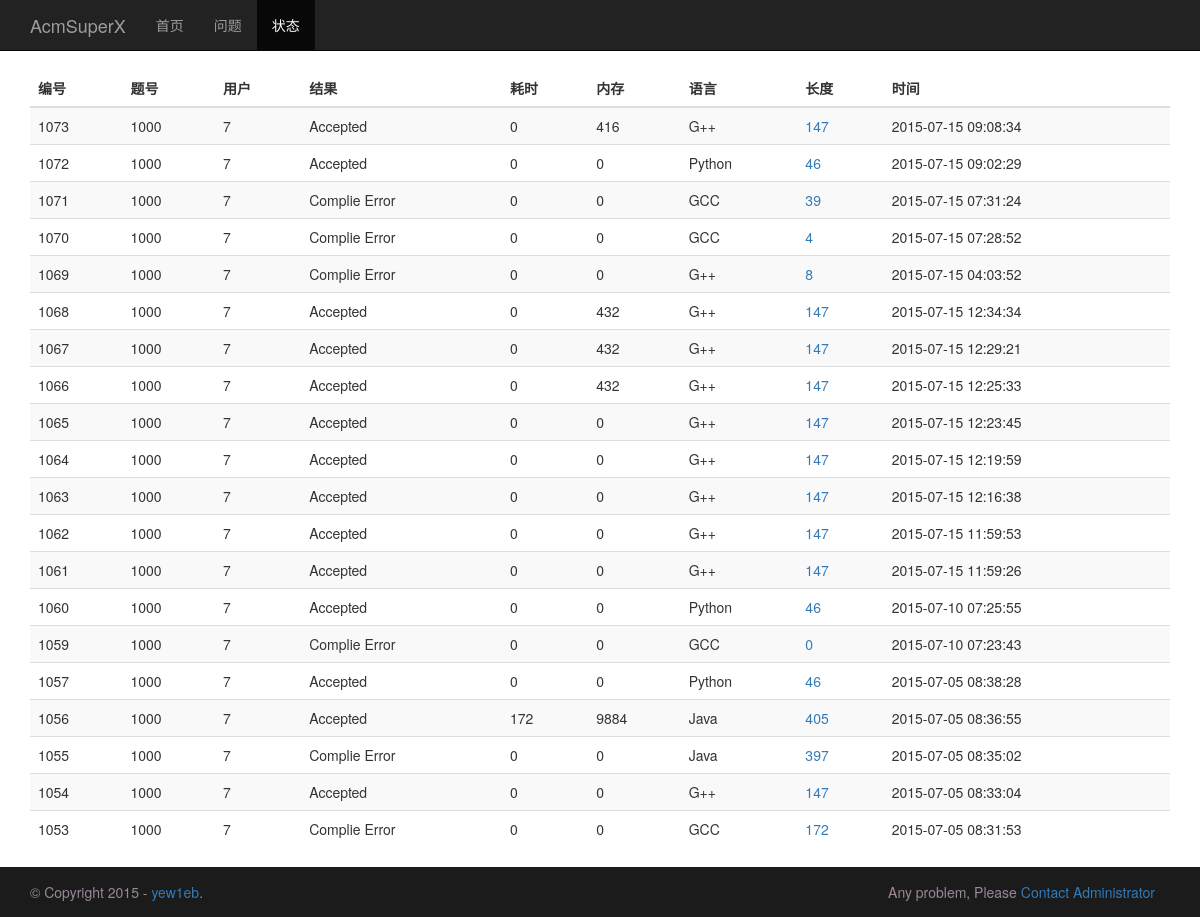
Page /AcmSuperX/status.php on the earlier database version.
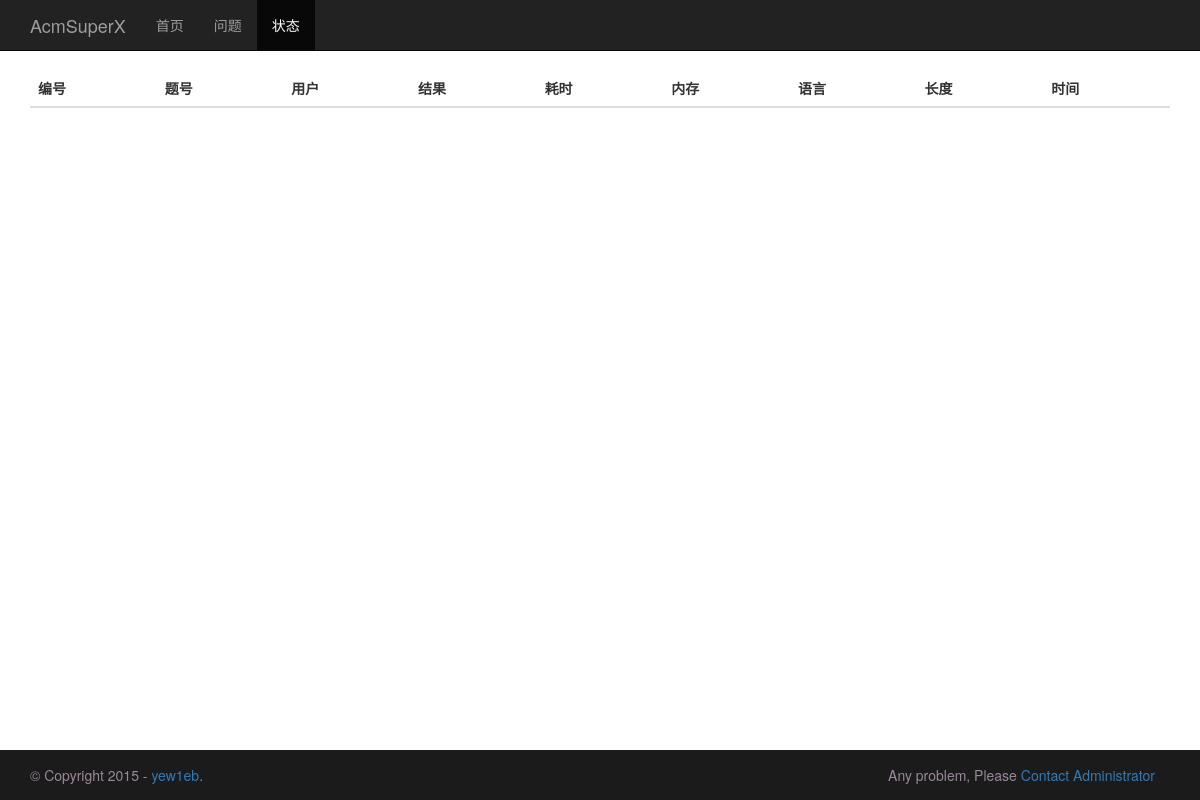
Same page on the later database version.
### tables this page shows
CREATE TABLE IF NOT EXISTS `solution` (
`solution_id` int(11) NOT NULL,
  `problem_id` int(11) NOT NULL DEFAULT '0',
  `user_id` char(48) NOT NULL,
  `time` int(11) NOT NULL DEFAULT '0',
  `memory` int(11) NOT NULL DEFAULT '0',
  `in_date` datetime NOT NULL DEFAULT '1970-01-01 00:00:00',
  `result` smallint(6) NOT NULL DEFAULT '11',
  `language` int(10) unsigned NOT NULL DEFAULT '0',
  `ip` char(15) NOT NULL,
  `contest_id` int(11) DEFAULT NULL,
  `valid` tinyint(4) NOT NULL DEFAULT '1',
  `num` tinyint(4) NOT NULL DEFAULT '-1',
  `code_length` int(11) NOT NULL DEFAULT '0',
  `judgetime` timestamp NULL DEFAULT CURRENT_TIMESTAMP,
  `pass_rate` decimal(2,2) unsigned NOT NULL DEFAULT '0.00'
);

### AcmSuperX/db.class.php (called while the page is built, shortened)
<?php
class ms_new_mysql {
    private $dbHost;
    private $dbUser;
    private $dbPassword;
    private $dbConn;
    private $coding;
    private $pcon;
    public function __construct($dbHost, $dbUser, $dbPassword, $dbTable, $pre, $coding, $pcon) {
        $this->dbHost = $dbHost;
        $this->dbUser = $dbUser;
        $this->dbPassword = $dbPassword;
        $this->coding = $coding;
        $this->pcon = $pcon;
    }
    public function connect() {
        $this->dbConn = mysql_connect($this->dbHost, $this->dbUser, $this->dbPassword, $this->pcon);
        if ($this->version() > '4.1') {
            $serverset = $this->coding ? "character_set_connection='$this->coding',character_set_results='$this->coding',character_set_client=binary" : '';
            $serverset .= $this->version() > '5.0.1' ? ((empty($serverset) ? '' : ',') . " sql_mode='' ") : '';
        }
        return $this->dbConn;
    }
    public function select_db($dbTable) {
        if (!@mysql_select_db($dbTable, $this->dbConn)) {
            $this->halt("没有" . $dbTable . "这个数据库");
            return false;
        } else {
            return true;
        }
    }
    public function query($sql, $type = '') {
        if ($query = mysql_query($sql, $this->dbConn)) {
            return $query;
        } else {
            $this->halt("Mysql 查询出错", $sql);
            return false;
        }
    }
    public function version() {
        return mysql_get_server_info($this->dbConn);
    }
}
?>

### AcmSuperX/status.php (the view, shortened to what this page needs)
<?php
  require_once("db.class.php");
  $dbObj = new ms_new_mysql("210.43.79.196", "root", "123456", "judge", "", "utf-8", "0");
  $sql="SELECT * FROM `solution` WHERE problem_id>= 1000  ORDER BY `solution_id` DESC LIMIT 20";
  $res = $dbObj->query($sql);
  $rows_cnt = mysql_num_rows($res);
  $RESULT = Array(
		0 => "Accepted",
		1 => "Presentation Error",
		2 => "Time Limit Exceeded",
		3 => "Memory Limit Exceeded",
		4 => "Wrong Answer",
		5 => "Runtime Error",
		6 => "Output Limit Exceeded",
		7 => "Complie Error",
		8 => "System Error",
		9 => "Security Error",
		10 => "Unknown Error",
		11 => "Waiting",
		12 => "Running"
  );
  $LANG = Array(
		1 => "GCC",
 		2 => "G++",
		3 => "Pascal",
		4 => "Java",
		5 => "Python"
  );
  $view_status = Array();
  for($i=0; $i<$rows_cnt; $i++) {
    $row = mysql_fetch_array($res);
    $view_status[$i][0] = $row['solution_id'];
    $view_status[$i][1] = $row['problem_id'];
    $view_status[$i][2] = $row['user_id'];
    $view_status[$i][3] = $RESULT[ $row['result'] ];
    $view_status[$i][4] = $row['time'];
    $view_status[$i][5] = $row['memory'];
    $view_status[$i][6] = $LANG[ $row['language'] ];
    $view_status[$i][7] = '<a href=viewcode.php?sid='.$row['solution_id'].'>'.$row['code_length'].'</a>';
    $view_status[$i][8] = $row['in_date'];
  }
?>
<!DOCTYPE html>
<html lang="zh-CN">
<head>
    <link href="static/css/bootstrap.min.css" rel="stylesheet">
    <link href="static/css/style.css" rel="stylesheet">
</head>
<body>
 <nav class="navbar navbar-inverse navbar-fixed-top">
      <div class="container">
        <div class="navbar-header">
          <a class="navbar-brand" href="index.php">AcmSuperX</a>
        </div>
        <div id="navbar" class="collapse navbar-collapse">
          <ul class="nav navbar-nav">
            <li><a href="index.php">首页</a></li>
            <li><a href="problemset.php">问题</a></li>
            <li class="active"><a href="status.php">状态</a></li>
          </ul>
        </div>
      </div>
    </nav>
    <div class="container">
      <table class="table table-striped">
      <thead>
        <tr>
          <th>编号</th>
          <th>题号</th>
          <th>用户</th>
          <th>结果</th>
          <th>耗时</th>
          <th>内存</th>
          <th>语言</th>
          <th>长度</th>
          <th>时间</th>
        </tr>
      </thead>
      <tbody>
      <?php
        $cnt=0;
        foreach($view_status as $row){
          if ($cnt)
            echo "<tr class='oddrow'>";
          else
            echo "<tr class='evenrow'>";
          foreach($row as $table_cell){
            echo "<td>";
            echo "\t".$table_cell;
            echo "</td>";
          }
          echo "</tr>";
          $cnt=1-$cnt;
        }
      ?>
      </tbody>
      </table>
    </div>
	<?php require_once("footer.php"); ?>
</body>
</html>

### AcmSuperX/footer.php
<footer class="footer" id="footer">
    <div class="container">
      <p style="float: left;" align='center'>© Copyright 2015 - <a href="http://blog.csdn.net/yew1eb">yew1eb</a>.</p>
      <p style="float: right; margin-right: 15px;">Any problem, Please <a href=mailto:yew1eb@gmail.com>Contact Administrator</a></p>
	</div>
</footer>

### AcmSuperX/static/css/style.css (style rules this page uses)
.footer { position: absolute; bottom: 0px; background-color: #1B1B1B; height: 50px; min-width: 100%; width: auto; color: #989; padding-top: 15px; }

Differences in the rows shown:
removed solution: solution_id "1073", problem "1000", user "7", table_cell "Accepted", table_cell "0", memory "416", table_cell "G++", code_length "147", in_date "2015-07-15 09:08:34"
removed solution: solution_id "1072", problem "1000", user "7", table_cell "Accepted", table_cell "0", table_cell "Python", code_length "46", in_date "2015-07-15 09:02:29"
removed solution: solution_id "1071", problem "1000", table_cell "7", table_cell "Complie Error", table_cell "0", table_cell "GCC", code_length "39", in_date "2015-07-15 07:31:24"
removed solution: solution_id "1070", problem "1000", table_cell "7", table_cell "Complie Error", table_cell "0", table_cell "GCC", code_length "4", in_date "2015-07-15 07:28:52"
removed solution: solution_id "1069", problem "1000", table_cell "7", table_cell "Complie Error", table_cell "0", table_cell "G++", code_length "8", in_date "2015-07-15 04:03:52"
removed solution: solution_id "1068", problem "1000", user "7", table_cell "Accepted", table_cell "0", memory "432", table_cell "G++", code_length "147", in_date "2015-07-15 12:34:34"
removed solution: solution_id "1067", problem "1000", user "7", table_cell "Accepted", table_cell "0", memory "432", table_cell "G++", code_length "147", in_date "2015-07-15 12:29:21"
removed solution: solution_id "1066", problem "1000", user "7", table_cell "Accepted", table_cell "0", memory "432", table_cell "G++", code_length "147", in_date "2015-07-15 12:25:33"
removed solution: solution_id "1065", problem "1000", user "7", table_cell "Accepted", table_cell "0", table_cell "G++", code_length "147", in_date "2015-07-15 12:23:45"
removed solution: solution_id "1064", problem "1000", user "7", table_cell "Accepted", table_cell "0", table_cell "G++", code_length "147", in_date "2015-07-15 12:19:59"
removed solution: solution_id "1063", problem "1000", user "7", table_cell "Accepted", table_cell "0", table_cell "G++", code_length "147", in_date "2015-07-15 12:16:38"
removed solution: solution_id "1062", problem "1000", user "7", table_cell "Accepted", table_cell "0", table_cell "G++", code_length "147", in_date "2015-07-15 11:59:53"
removed solution: solution_id "1061", problem "1000", user "7", table_cell "Accepted", table_cell "0", table_cell "G++", code_length "147", in_date "2015-07-15 11:59:26"
removed solution: solution_id "1060", problem "1000", user "7", table_cell "Accepted", table_cell "0", table_cell "Python", code_length "46", in_date "2015-07-10 07:25:55"
removed solution: solution_id "1059", problem "1000", table_cell "7", table_cell "Complie Error", table_cell "0", table_cell "GCC", code_length "0", in_date "2015-07-10 07:23:43"
removed solution: solution_id "1057", problem "1000", user "7", table_cell "Accepted", table_cell "0", table_cell "Python", code_length "46", in_date "2015-07-05 08:38:28"
removed solution: solution_id "1056", problem "1000", user "7", table_cell "Accepted", time "172", memory "9884", table_cell "Java", code_length "405", in_date "2015-07-05 08:36:55"
removed solution: solution_id "1055", problem "1000", table_cell "7", table_cell "Complie Error", table_cell "0", table_cell "Java", code_length "397", in_date "2015-07-05 08:35:02"
removed solution: solution_id "1054", problem "1000", user "7", table_cell "Accepted", table_cell "0", table_cell "G++", code_length "147", in_date "2015-07-05 08:33:04"
removed solution: solution_id "1053", problem "1000", table_cell "7", table_cell "Complie Error", table_cell "0", table_cell "GCC", code_length "172", in_date "2015-07-05 08:31:53"
